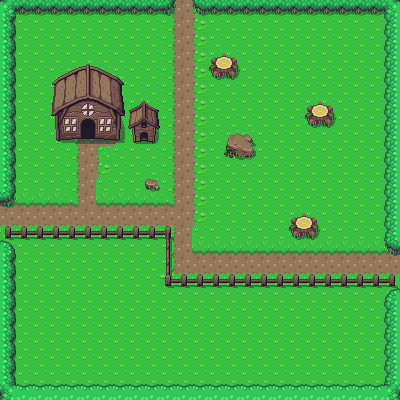

Rendered tile map (Tiled .tmx) drawn with the repository's tilesets; below, a short description and the full map source, tile grids included:
An orthogonal 25x25 tile map with 16x16 px tiles, 2 tile layers (ground, collisions) and 21 objects.

<map version="1.5" tiledversion="1.7.2" orientation="orthogonal" renderorder="right-down" width="25" height="25" tilewidth="16" tileheight="16" infinite="0" nextlayerid="4" nextobjectid="27">
 <tileset firstgid="1" source="overworld.tsx" />
 <layer id="1" name="ground" width="25" height="25">
  <data encoding="csv">
1,1,1,1,1,1,1,1,1,1,1201,1202,1203,1,1,1,1,1,1,1,1,1,1,1,1,
1,1,1,1,1,1,1,1,1,1,1201,1202,1203,1,1,1,1,1,1,1,1,1,1,1,1,
1,1,1,1,1,1,1,1,1,1,1201,1202,1203,1,1,1,1,1,1,1,1,1,1,1,1,
1,1,1,1,1,1,1,1,1,1,1201,1202,1203,1,1,1,1,1,1,1,1,1,1,1,1,
1,1,1,1,1,1,1,1,1,1,1201,1202,1203,1,1,1,1,1,1,1,1,1,1,1,1,
1,1,1,1,1,1,1,1,1,1,1201,1202,1203,1,1,1,1,1,1,1,1,1,1,1,1,
1,1,1,1,1,1,1,1,1,1,1201,1202,1203,1,1,1,1,1,1,1,1,1,1,1,1,
1,1,1,1,1,1,1,1,1,1,1201,1202,1203,1,1,1,1,1,1,1,1,1,1,1,1,
1,1,1,1,1161,1162,1162,1163,1,1,1201,1202,1203,1,1,1,1,1,1,1,1,1,1,1,1,
1,1,1,1,1201,1202,1281,1243,1,1,1201,1202,1203,1,1,1,1,1,1,1,1,1,1,1,1,
1,1,1,1,1201,1202,1203,1,1,1,1201,1202,1203,1,1,1,1,1,1,1,1,1,1,1,1,
1,1,1,1,1201,1202,1243,1,1,1,1201,1202,1203,1,1,1,1,1,1,1,1,1,1,1,1,
1162,1162,1162,1162,1322,1202,1162,1162,1162,1162,1322,1202,1203,1,1,1,1,1,1,1,1,1,1,1,1,
1202,1202,1202,1202,1202,1202,1202,1202,1202,1202,1202,1202,1203,1,1,1,1,1,1,1,1,1,1,1,1,
1242,1242,1242,1242,1242,1242,1242,1242,1242,1242,1282,1202,1243,1,1,1,1,1,1,1,1,1,1,1,1,
1,1,1,1,1,1,1,1,1,1,1201,1202,1162,1162,1162,1162,1162,1162,1162,1162,1162,1162,1162,1162,1162,
1,1,1,1,1,1,1,1,1,1,1201,1202,1202,1202,1202,1202,1202,1202,1202,1202,1202,1202,1202,1202,1202,
1,1,1,1,1,1,1,1,1,1,1241,1242,1242,1242,1242,1242,1242,1242,1242,1242,1242,1242,1242,1242,1242,
1,1,1,1,1,1,1,1,1,1,1,1,1,1,1,1,1,1,1,1,1,1,1,1,1,
1,1,1,1,1,1,1,1,1,1,1,1,1,1,1,1,1,1,1,1,1,1,1,1,1,
1,1,1,1,1,1,1,1,1,1,1,1,1,1,1,1,1,1,1,1,1,1,1,1,1,
1,1,1,1,1,1,1,1,1,1,1,1,1,1,1,1,1,1,1,1,1,1,1,1,1,
1,1,1,1,1,1,1,1,1,1,1,1,1,1,1,1,1,1,1,1,1,1,1,1,1,
1,1,1,1,1,1,1,1,1,1,1,1,1,1,1,1,1,1,1,1,1,1,1,1,1,
1,1,1,1,1,1,1,1,1,1,1,1,1,1,1,1,1,1,1,1,1,1,1,1,1
</data>
 </layer>
 <layer id="2" name="collisions" width="25" height="25">
  <data encoding="csv">
648,766,766,766,766,766,766,766,766,766,687,0,686,766,766,766,766,766,766,766,766,766,766,766,688,
728,0,0,0,0,0,0,0,0,0,0,0,0,0,0,0,0,0,0,0,0,0,0,0,727,
728,0,0,0,0,0,0,0,0,0,0,0,0,0,0,0,0,0,0,0,0,0,0,0,727,
728,0,0,0,0,0,0,0,0,0,0,0,0,152,153,0,0,0,0,0,0,0,0,0,727,
728,0,0,7,8,9,10,11,0,0,0,0,0,192,193,0,0,0,0,0,0,0,0,0,727,
728,0,0,47,48,49,50,51,0,0,0,0,0,0,0,0,0,0,0,0,0,0,0,0,727,
728,0,0,87,88,89,90,91,214,215,0,0,0,0,0,0,0,0,0,152,153,0,0,0,727,
728,0,0,127,128,129,130,131,254,255,0,0,0,0,0,0,0,0,0,192,193,0,0,0,727,
728,0,0,167,168,169,170,171,294,295,0,0,0,0,450,451,0,0,0,0,0,0,0,0,727,
728,0,0,0,0,0,0,0,0,0,0,0,0,0,490,491,0,0,0,0,0,0,0,0,727,
728,0,0,0,0,0,0,0,0,0,0,0,0,0,0,0,0,0,0,0,0,0,0,0,727,
728,0,0,0,0,0,0,0,0,210,0,0,0,0,0,0,0,0,0,0,0,0,0,0,727,
687,0,0,0,0,0,0,0,0,0,0,0,0,0,0,0,0,0,0,0,0,0,0,0,727,
0,0,0,0,0,0,0,0,0,0,0,0,0,0,0,0,0,0,152,153,0,0,0,0,727,
761,685,685,685,685,685,685,685,685,685,684,0,0,0,0,0,0,0,192,193,0,0,0,0,727,
647,0,0,0,0,0,0,0,0,0,725,0,0,0,0,0,0,0,0,0,0,0,0,0,686,
728,0,0,0,0,0,0,0,0,0,725,0,0,0,0,0,0,0,0,0,0,0,0,0,0,
728,0,0,0,0,0,0,0,0,0,723,685,685,685,685,685,685,685,685,685,685,685,685,685,762,
728,0,0,0,0,0,0,0,0,0,0,0,0,0,0,0,0,0,0,0,0,0,0,0,646,
728,0,0,0,0,0,0,0,0,0,0,0,0,0,0,0,0,0,0,0,0,0,0,0,727,
728,0,0,0,0,0,0,0,0,0,0,0,0,0,0,0,0,0,0,0,0,0,0,0,727,
728,0,0,0,0,0,0,0,0,0,0,0,0,0,0,0,0,0,0,0,0,0,0,0,727,
728,0,0,0,0,0,0,0,0,0,0,0,0,0,0,0,0,0,0,0,0,0,0,0,727,
728,0,0,0,0,0,0,0,0,0,0,0,0,0,0,0,0,0,0,0,0,0,0,0,727,
688,726,726,726,726,726,726,726,726,726,726,726,726,726,726,726,726,726,726,726,726,726,726,726,648
</data>
 </layer>
 <objectgroup id="3" name="collision mask">
  <object id="1" x="1.21692" y="-0.608458" width="13.3861" height="206.876" />
  <object id="2" x="1.21692" y="0.608458" width="172.802" height="13.9945" />
  <object id="3" x="194.098" y="1.21692" width="205.05" height="12.7776" />
  <object id="4" x="384.545" y="1.82537" width="16.4284" height="250.076" />
  <object id="8" x="384.545" y="272.589" width="15.2114" height="127.168" />
  <object id="9" x="1.21692" y="224.521" width="14.603" height="174.019" />
  <object id="10" x="1.21692" y="384.545" width="398.54" height="15.8199" />
  <object id="11" x="0.608458" y="224.521" width="172.802" height="13.9945" />
  <object id="12" x="160.024" y="225.129" width="15.8199" height="63.2796" />
  <object id="13" x="159.416" y="270.764" width="240.949" height="17.0368" />
  <object id="14" x="209.309" y="52.9358" width="29.8144" height="26.1637" />
  <object id="15" x="303.012" y="101.612" width="31.6398" height="26.1637" />
  <object id="16" x="224.521" y="132.035" width="31.6398" height="26.7721" />
  <object id="17" x="287.192" y="212.96" width="32.8567" height="26.1637" />
  <object id="18" x="144.204" y="178.278" width="15.8199" height="13.3861" />
  <object id="20" x="52.5" y="80.5" width="72.5" height="38" />
  <object id="21" x="51.5" y="117.5" width="28" height="24" />
  <object id="22" x="95" y="118" width="25" height="24.5" />
  <object id="23" x="53" y="80.5">
   <polygon points="0,0 34.5,-16 69.5,-1" />
  </object>
  <object id="24" x="130" y="110.5">
   <polygon points="0,0 14.5,-10 27.5,0" />
  </object>
  <object id="26" x="130" y="110.5" width="29.5" height="32.5" />
 </objectgroup>
</map>
